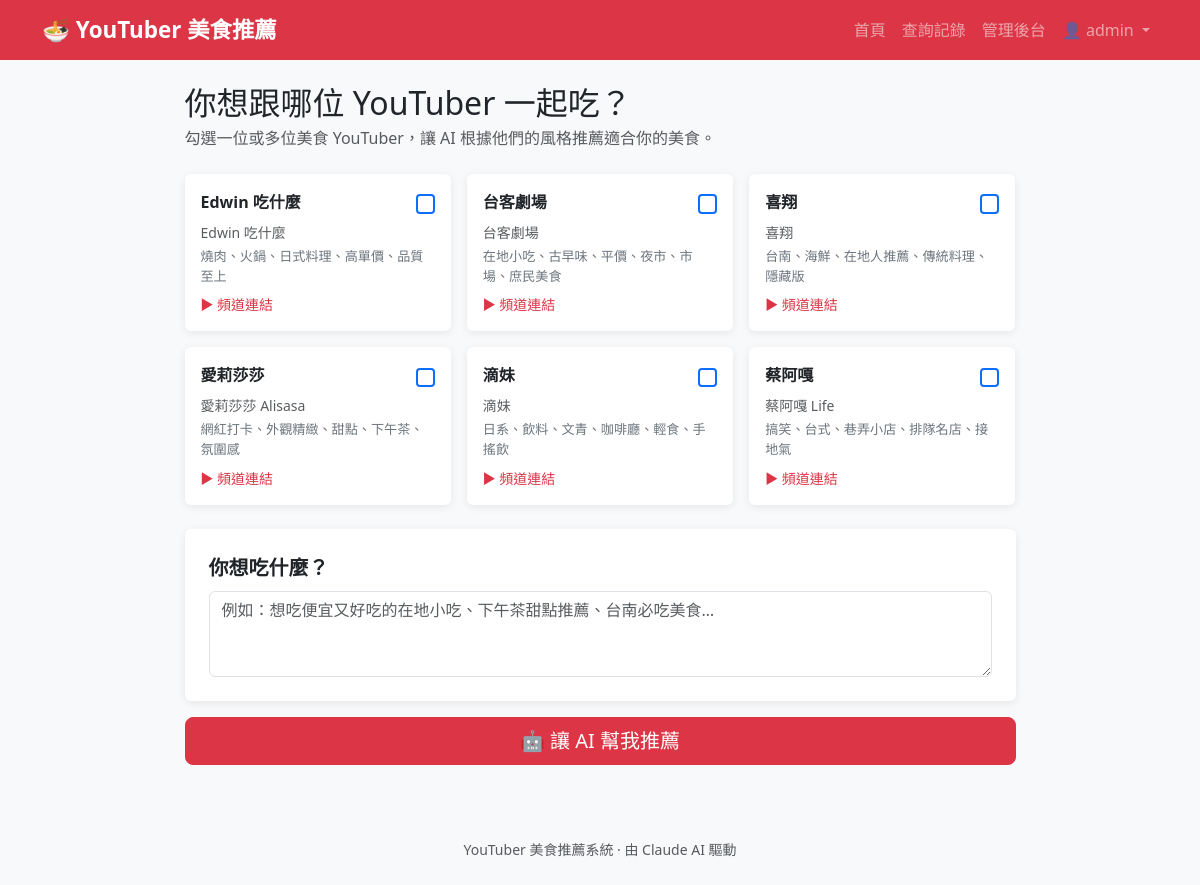
The app's page / (signed in) with its own data.
### recommender/models.py (models this page shows, shortened)
class YouTuber(models.Model):
    name = models.CharField(max_length=100)
    channel_name = models.CharField(max_length=200)
    youtube_url = models.URLField(blank=True)
    description = models.TextField()
    style_keywords = models.CharField(max_length=300)
    class Meta:
        ordering = ["name"]

### recommender/views.py (the view)
# urls.py: path("", views.IndexView.as_view(), name="index"),
class IndexView(TemplateView):
    template_name = "recommender/index.html"
    def get_context_data(self, **kwargs):
        ctx = super().get_context_data(**kwargs)
        ctx["youtubers"] = YouTuber.objects.all()
        return ctx

### recommender/templates/recommender/index.html (shortened to what this page needs)
{% extends "recommender/base.html" %}
{% block content %}
<div class="row justify-content-center">
  <div class="col-lg-9">
    <h2 class="mb-1">你想跟哪位 YouTuber 一起吃？</h2>
    <p class="text-muted mb-4">勾選一位或多位美食 YouTuber，讓 AI 根據他們的風格推薦適合你的美食。</p>
    <form method="post" action="{% url 'recommender:suggest' %}">
      <div class="row g-3 mb-4">
        {% for yt in youtubers %}
        <div class="col-6 col-md-4">
          <label class="w-100 h-100" style="cursor:pointer;">
            <div class="card youtuber-card p-3 h-100">
              <div class="d-flex justify-content-between align-items-center mb-2">
                <span class="fw-bold">{{ yt.name }}</span>
                <input type="checkbox" name="youtuber_ids" value="{{ yt.pk }}"
                       class="form-check-input yt-check flex-shrink-0"
                       style="width:1.2em;height:1.2em;">
              </div>
              <div class="text-muted small mb-1">{{ yt.channel_name }}</div>
              <div class="text-secondary" style="font-size:.82rem;">{{ yt.style_keywords }}</div>
              {% if yt.youtube_url %}
              <a href="{{ yt.youtube_url }}" target="_blank"
                 class="mt-2 small text-danger text-decoration-none"
                 onclick="event.stopPropagation()">▶ 頻道連結</a>
              {% endif %}
            </div>
          </label>
        </div>
        {% endfor %}
      </div>
      <div class="card p-4 mb-3">
        <label class="form-label fw-bold fs-5">你想吃什麼？</label>
        <textarea name="user_query" class="form-control" rows="3"
          placeholder="例如：想吃便宜又好吃的在地小吃、下午茶甜點推薦、台南必吃美食…"></textarea>
      </div>
      <div class="d-grid">
        <button type="submit" class="btn btn-danger btn-lg">🤖 讓 AI 幫我推薦</button>
      </div>
    </form>
  </div>
</div>
{% endblock %}

### recommender/templates/recommender/base.html (shortened to what this page needs)
<!doctype html>
<html lang="zh-Hant">
<head>
  <link href="https://cdn.jsdelivr.net/npm/bootstrap@5.3.3/dist/css/bootstrap.min.css" rel="stylesheet">
</head>
<body>
<nav class="navbar navbar-expand-lg navbar-dark bg-danger mb-4">
  <div class="container">
    <a class="navbar-brand" href="{% url 'recommender:index' %}">🍜 YouTuber 美食推薦</a>
    <div class="collapse navbar-collapse">
      <ul class="navbar-nav ms-auto">
        <li class="nav-item"><a class="nav-link" href="{% url 'recommender:index' %}">首頁</a></li>
        <li class="nav-item"><a class="nav-link" href="{% url 'recommender:history' %}">查詢記錄</a></li>
        <li class="nav-item"><a class="nav-link" href="/admin/">管理後台</a></li>
        {% if user.is_authenticated %}
        <li class="nav-item dropdown">
          <a class="nav-link dropdown-toggle" href="#" data-bs-toggle="dropdown">
            👤 {{ user.username }}
          </a>
        </li>
        {% else %}
        <li class="nav-item"><a class="nav-link" href="{% url 'login' %}">登入</a></li>
        <li class="nav-item"><a class="nav-link btn btn-outline-light btn-sm ms-1 px-3" href="{% url 'register' %}">註冊</a></li>
        {% endif %}
      </ul>
    </div>
  </div>
</nav>
<div class="container">
  {% block content %}{% endblock %}
</div>
<footer class="text-center text-muted py-4 mt-5">
  <small>YouTuber 美食推薦系統 · 由 Claude AI 驅動</small>
</footer>
</body>
</html>

### recommender/templates/recommender/base.html (style rules this page uses)
body { background-color: #f8f9fa; }
.navbar-brand { font-weight: 700; font-size: 1.4rem; }
.card { border: none; box-shadow: 0 2px 8px rgba(0,0,0,.08); }
.youtuber-card { cursor: pointer; transition: transform .15s; }
.yt-check { border: 2px solid #0d6efd !important; }

### records on screen
YouTuber: name "Edwin 吃什麼", channel_name "Edwin 吃什麼", style_keywords "燒肉、火鍋、日式料理、高單價、品質至上"
YouTuber: name "台客劇場", channel_name "台客劇場", style_keywords "在地小吃、古早味、平價、夜市、市場、庶民美食"
YouTuber: name "喜翔", channel_name "喜翔", style_keywords "台南、海鮮、在地人推薦、傳統料理、隱藏版"
YouTuber: name "愛莉莎莎", channel_name "愛莉莎莎 Alisasa", style_keywords "網紅打卡、外觀精緻、甜點、下午茶、氛圍感"
YouTuber: name "滴妹", channel_name "滴妹", style_keywords "日系、飲料、文青、咖啡廳、輕食、手搖飲"
YouTuber: name "蔡阿嘎", channel_name "蔡阿嘎 Life", style_keywords "搞笑、台式、巷弄小店、排隊名店、接地氣"

### other values on screen
{{ user.username }} "admin"
